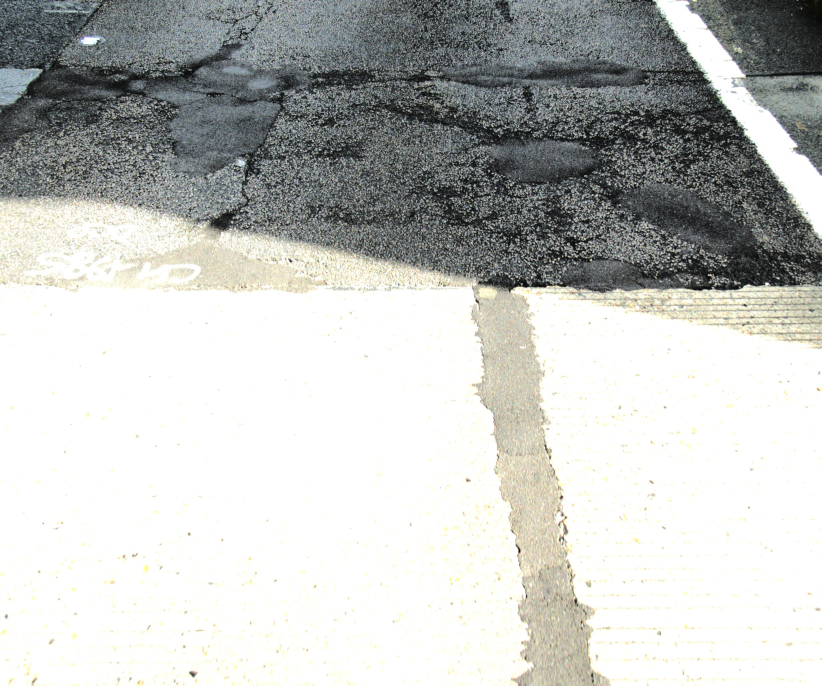
#> input picture Input/A14EBWBJ47AWoolpittoHaugleyBridge_sideview_000008_000556_Lane1.jpg, 2464 x 2056 px (shown at 1/3 size); its folder holds only this picture in this run
$ jupyter execute --allow-errors Ptrans.ipynb   (shell and % lines are left out)
#> lines starting #> are read from the running program, lines starting #| are printed output that depends on the picture
#> further down, img is the input picture: shape (2056, 2464, 3); mean B, G, R 191.6, 194.5, 193
[cell 1]
import sys

# Import Reference

Import modules and reference information of the images

[cell 2]
import numpy as np
import cv2
from operator import itemgetter
import glob
import matplotlib.pyplot as plt
import os

# ...load files in a folder
from PIL import Image
# path = input('Enter folder path:')
path = os.path.abspath(os.getcwd())
#> (the rest of this cell did not finish here and is left out)

# Import images

Generic Functions

[cell 3]
# Get rotation angles from the reference file
# [29 lines left out: functions getrot, rollrot, crop, not called in this run]

## Method 1 - Homography H = kRk'X (failed)

[cell 4]
from scipy.spatial.transform import Rotation as R

#> (the rest of this cell did not finish here and is left out)

## Method 2 - Geometric Transforms

Reference in https://stackoverflow.com/questions/17087446/how-to-calculate-perspective-transform-for-opencv-from-rotation-angles

Module perspective cloned from https://github.com/manisoftwartist/perspectiveproj.git

[cell 5]
from scipy.spatial.transform import Rotation as R
import perspective as per
M = []

#> (the rest of this cell did not finish here and is left out)

## Method 3 - Geometric Transform (2)
Idea follow Bertozzi et al. (1997) Stereo inverse perspective mapping: theory and applications

Implementation inspired by Kong et al. (2022) Automatic Detection and Assessment of Pavement Marking Defects with Street View Imagery at the City Scale

Unhide the prototype to experiment on the formulae or different input angles.

[cell 6]
# Prototype

l = 0
d = 0
h = 1.812
gamma = 0
# theta = r_phi
theta = -40.3008
# follow Trimble datasheet
alpha = 82.9/2
beta = 65.9/2
# m, n = cols, rows
m = 2464   # width
n = 2032   # height
pos = [[1,1],[2464,1],[1,2032],[2464,2032]]        # (u_i, v_i), in the order of ABCD, origin at top left hand corner
# u = 1
# v = 2032

r_gamma, r_theta, r_alpha, r_beta = np.abs(np.deg2rad([gamma, np.abs(theta), alpha, beta]))

# [7 lines of commented-out code are left out]

pos_trans = []
for i, item in enumerate(pos):
    u = item[0]
    v = item[1]
    x = h * 1/np.tan(r_theta-r_beta+ 2*r_beta*v/(n-1)) * np.cos(-r_gamma-r_alpha+2*r_alpha*u/(m-1)) + l
    y = h * 1/np.tan(r_theta-r_beta+ 2*r_beta*v/(n-1)) * np.sin(-r_gamma-r_alpha+2*r_alpha*u/(m-1)) + d
    # x = h * 1/np.tan((r_theta-r_alpha)+ v*2*r_alpha/(n-1)) * np.sin((r_gamma-r_beta)+u*2*r_beta/(m-1)) + d
    # y = h * 1/np.tan((r_theta-r_alpha)+ v*2*r_alpha/(n-1)) * np.cos((r_gamma-r_beta)+u*2*r_beta/(m-1)) + l
    psm = 1/0.00345
    pos_trans.append([x*psm,y*psm])

new_pos = pos_trans

# # flipped transformed points along the y-axis
# # centred at A, add distance AB in x-direction. Don't touch the y-direction
# for i,item in enumerate(new_pos):
#     if i==0: continue
#     else:
#         dist = np.abs(new_pos[0][0]-item[0])
#         new_pos[i][0] = new_pos[0][0] + dist


# Rotation by 90 degrees
pos_trans_rot = np.transpose(np.vstack((np.array([item[0] for item in new_pos]),np.array([item[1] for item in new_pos]))))
clockwise = True
if clockwise == True:
    rot = np.array([[0, -1],
                    [1, 0]])
elif clockwise == False:
    rot = np.array([[0, 1],
                    [-1, 0]])
new_pos = (np.matmul(pos_trans_rot, rot))

# move transformed to origin
dist_x, dist_y = new_pos[0][0]-pos[0][0], new_pos[0][1]-pos[0][1]
new_pos = new_pos - np.array([dist_x, dist_y])

# Check transformation matrix
pos = np.float32(pos)
new_pos = np.float32(new_pos)
H = cv2.getPerspectiveTransform(pos, new_pos)
print(H)

plt.figure(figsize=(10, 10))
plt.plot([item[0] for item in new_pos],[item[1] for item in new_pos],marker='s')
# plt.plot(new_pos[:,0],new_pos[:,1],marker='s')
plt.plot([item[0] for item in pos],[item[1] for item in pos],marker='o')
# plot.autoscale()
plt.xlim(-4000, 4000)
plt.ylim(-4000, 4000)
plt.gca().invert_yaxis()
plt.show()
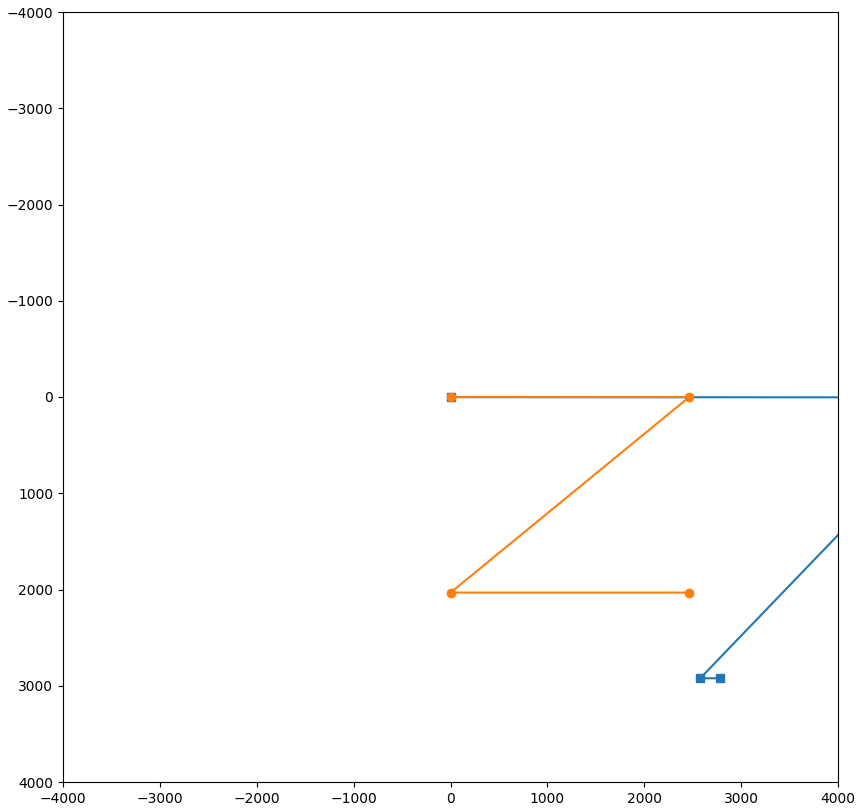
#> figure drawn by matplotlib, 1 panel

# [11 lines of commented-out code are left out]
